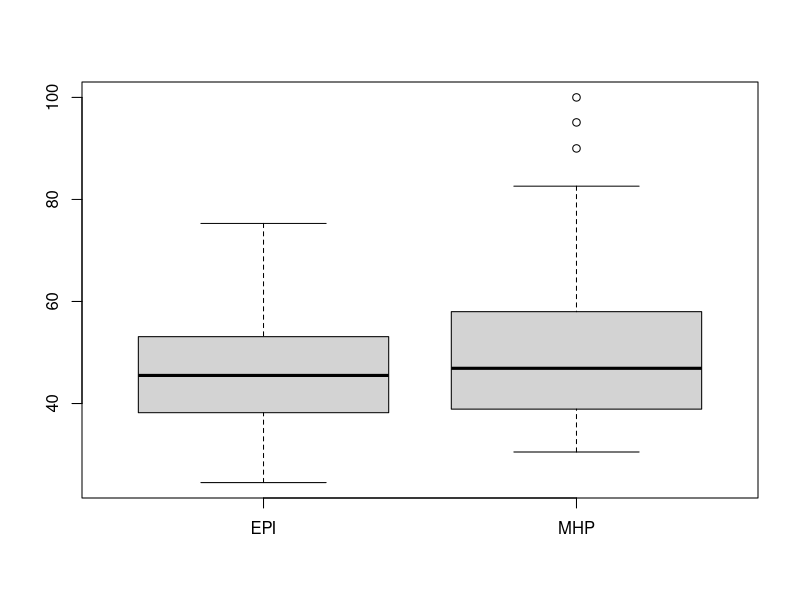
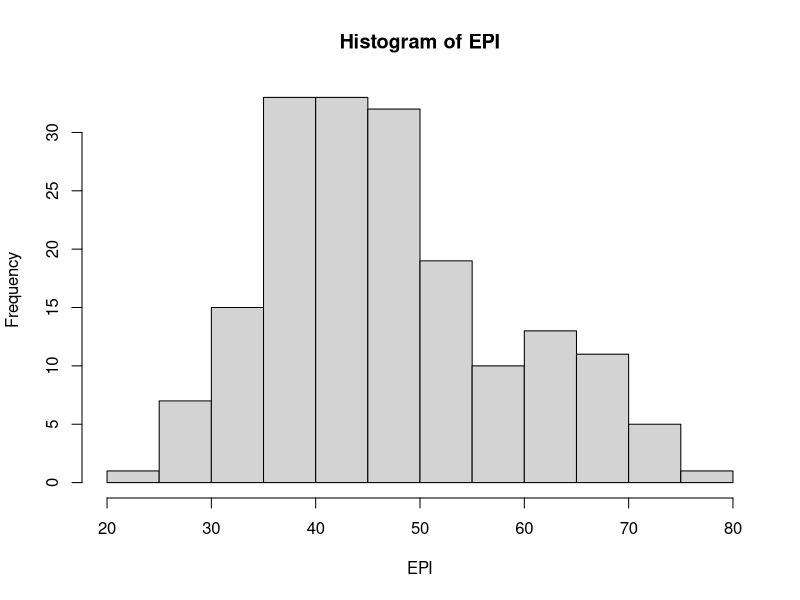
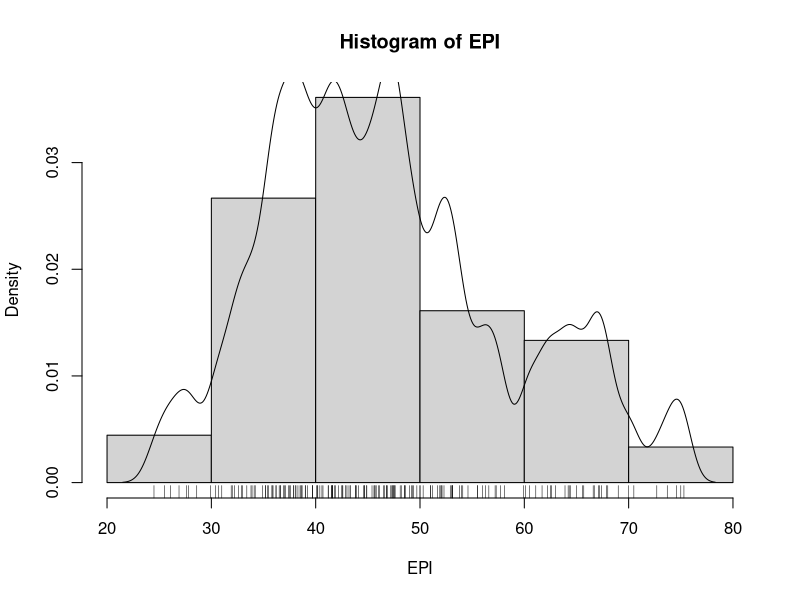
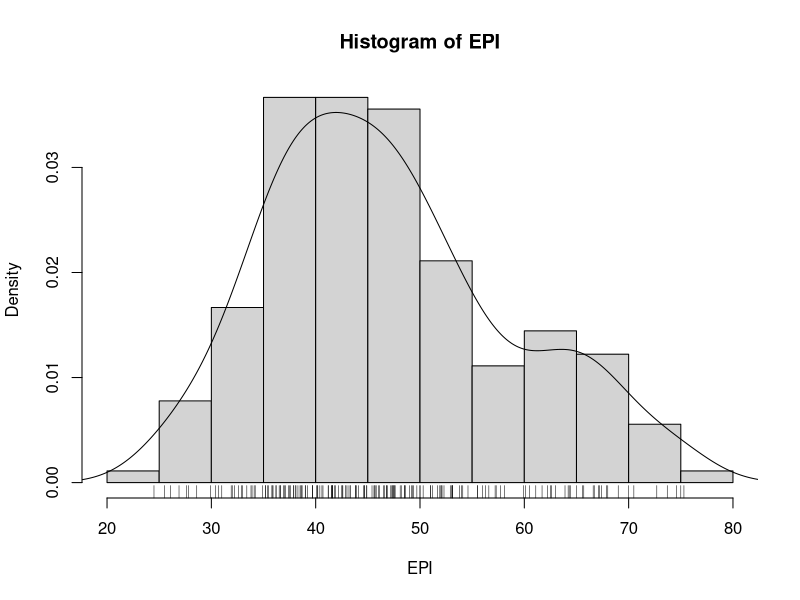
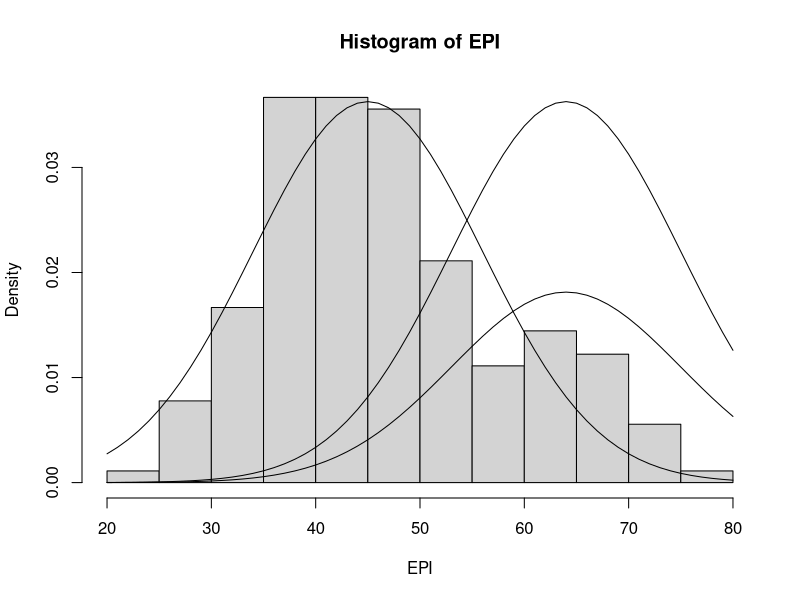
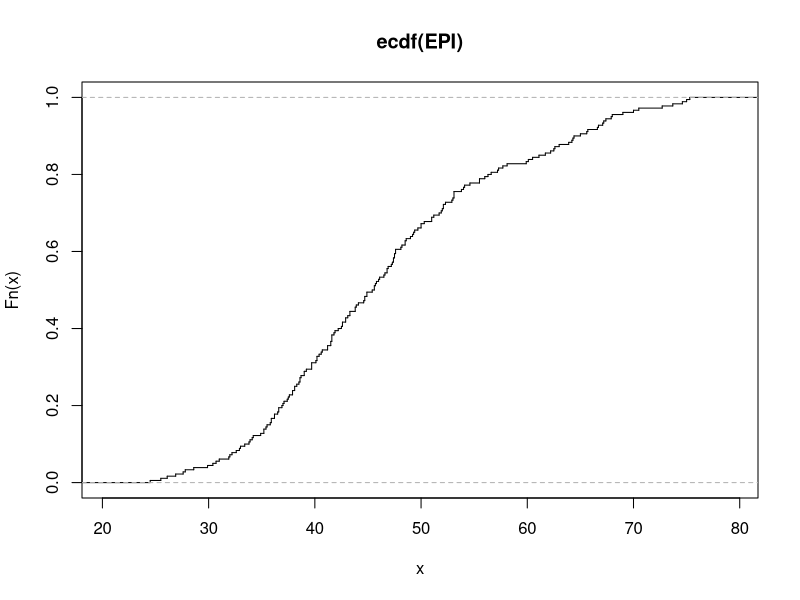
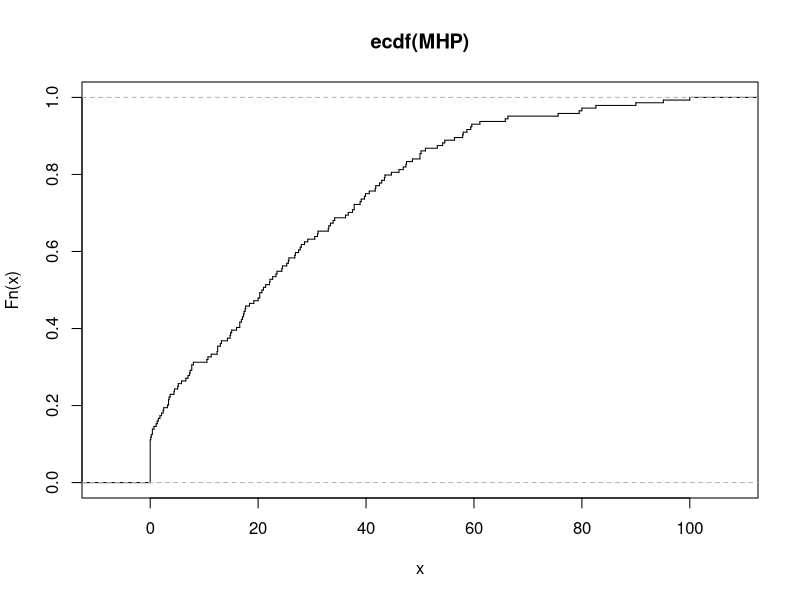
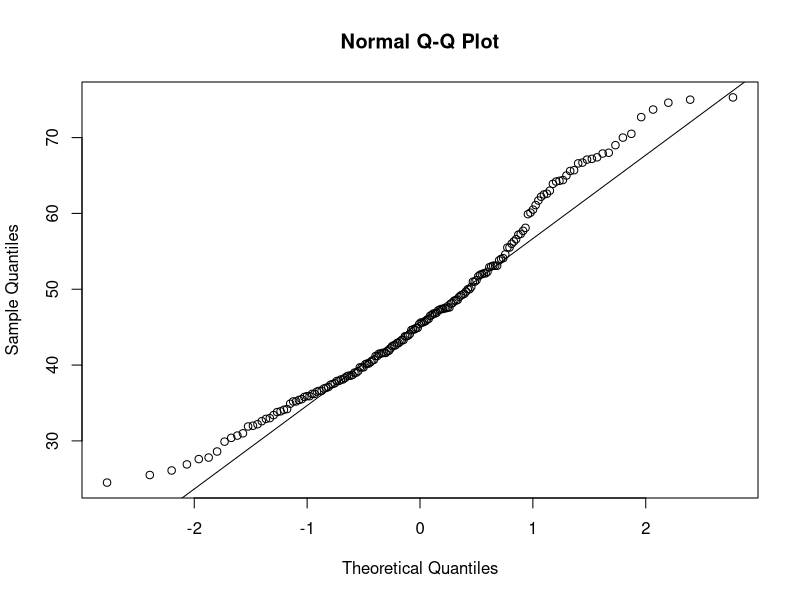

The R source for these figures, in order:
library(readr)

# set working directory (relative path)
setwd("C:/Users/matec/DataAnalytics/Lab1")

# read data
epi.data <- read_csv("epi_results_2024_pop_gdp.csv")

# view dataframe
View(epi.data)

# print summary of variables in dataframe
summary(epi.data$EPI.new)

# print values in variable
epi.data$EPI.new


######## Optional ########
## If you want to reference the variable without using the dataframe:

# attach dataframe
attach(epi.data)

# print values in variable
EPI.new

########################



### Explore Variable ###

EPI <- epi.data$EPI.new

# find NAs in variable - outputs vector of logical values, true if NA, false otherwise
NAs <- is.na(EPI)

EPI[which(NAs)]

# print values in variable
MHP <- epi.data$MHP.new

MHP

# find NAs inv variavle - outputs vector of logical values, true if NA, false otherwise
NAs <- is.na(MHP)

# print NAs
MHP[which(NAs)]

# take subset of NOT NAs from variable
MHP.noNA <- MHP[!NAs]

MHP.noNA

# filter for only values above 30
MHP.above30 <- MHP.noNA[MHP.noNA>30]
# & or | for and and or

MHP.above30
  
# stats
summary(MHP.above30)

# boxplot of variable(s)
boxplot(EPI, MHP.above30, names = c("EPI","MHP"))


### Histograms ###

# histogram (frequency distribution)
hist(EPI)

# define sequence of values over which to plot histogram
x <- seq(20., 80., 10)
  
# histogram (frequency distribution) over range
hist(EPI, x, prob=TRUE) # prob=FALSE is frequency instead 

# print estimated density curve for variable
lines(density(EPI,na.rm=TRUE,bw=1.)) # or try bw=“SJ”
# na.rm is remove NA's
# bw = is the width (SJ is smoothing)

# print rug
rug(EPI)

x <- seq(20., 80., 5)

# histogram (frequency distribution) over rabge
hist(EPI, x, prob=TRUE) 

# print estimated density curve for variable
lines(density(EPI,na.rm=TRUE, bw="SJ"))

# print rug
rug(EPI)


# histogram (frequency distribution) over rabge
hist(EPI, x, prob=TRUE) 

# range
x1<-seq(20,80,1)

# generate probability density values for a normal distribution with given mean and sd
d1 <- dnorm(x1,mean=45, sd=11,log=FALSE)

# print density values
lines(x1,d1)

# generate probability density values for a normal distribution with given mean and sd
d2 <- dnorm(x1,mean=64, sd=11,log=FALSE) 

# print density values
lines(x1,d2) 

# print density values
lines(x1,.5*d2)

### Empirical Cumulative Distribution Function ###

# plot ecdfs
plot(ecdf(EPI), do.points=FALSE, verticals=TRUE) 

plot(ecdf(MHP), do.points=FALSE, verticals=TRUE) 


### Quantile-quantile Plots ###

# print quantile-quantile plot for variable with theoretical normal distribuion
qqnorm(EPI); qqline(EPI)


# print quantile-quantile plot for random numbers from a normal distribution with theoretical normal distribution
x <- rnorm(500)
qqnorm(x); qqline(x)


# print quantile-quantile plot for variable with any theoretical distribution
qqplot(rnorm(180), EPI, xlab = "Q-Q plot for norm dsn") 
qqline(EPI)

# print quantile-quantile plot for 2 variables
qqplot(EPI, MHP, xlab = "Q-Q plot for EPI vs MHP") 
qqline(MHP)

qqplot(MHP, EPI, xlab = "Q-Q plot for EPI vs MHP") 
qqline(EPI)

y <- rnorm(500)

qqplot(x, y, xlab = "Q-Q plot for EPI vs MHP") 
qqline(y)


## Statistical Tests

x <- rnorm(500)
y <- rnorm(500)

hist(x)
hist(y)

shapiro.test(x)
shapiro.test(y)

ks.test(x,y)

wilcox.test(x,y)

var.test(x,y)
t.test(x,y)

########################################################
# Start Exercise 2

epi.data$PAR.new
NAs <- is.na(epi.data$PAR.new)
PAR <- epi.data$PAR.new[!NAs]

epi.data$SHI.new
NAs <- is.na(epi.data$SHI.new)
SHI <- epi.data$SHI.new[!NAs]

# Variable summaries
summary(PAR)
summary(SHI)

# Boxplots
boxplot(PAR, SHI, names = c("PAR","SHI"))

# Histograms w/ lines 
x <- seq(0., 100., 5)
hist(PAR, x, prob=TRUE)
lines(density(PAR,na.rm=TRUE, bw="SJ"))

x <- seq(0., 100., 5)
hist(SHI, x, prob=TRUE)
lines(density(SHI,na.rm=TRUE, bw="SJ"))

#ECDF
plot(ecdf(PAR), do.points=FALSE, verticals=TRUE) 

plot(ecdf(SHI), do.points=FALSE, verticals=TRUE) 

# QQ against normal distrib
qqnorm(PAR); qqline(PAR)

qqnorm(SHI); qqline(SHI)

# QQ against each other
qqplot(PAR, SHI, xlab = "Q-Q plot for PAR vs SHI") 
qqline(SHI)

# Normality tests
shapiro.test(PAR)
shapiro.test(SHI)

# Statistical test for variables having same distribution
ks.test(PAR, SHI)
wilcox.test(PAR,SHI)

# Variance tests
var.test(PAR,SHI)
t.test(PAR,SHI)
